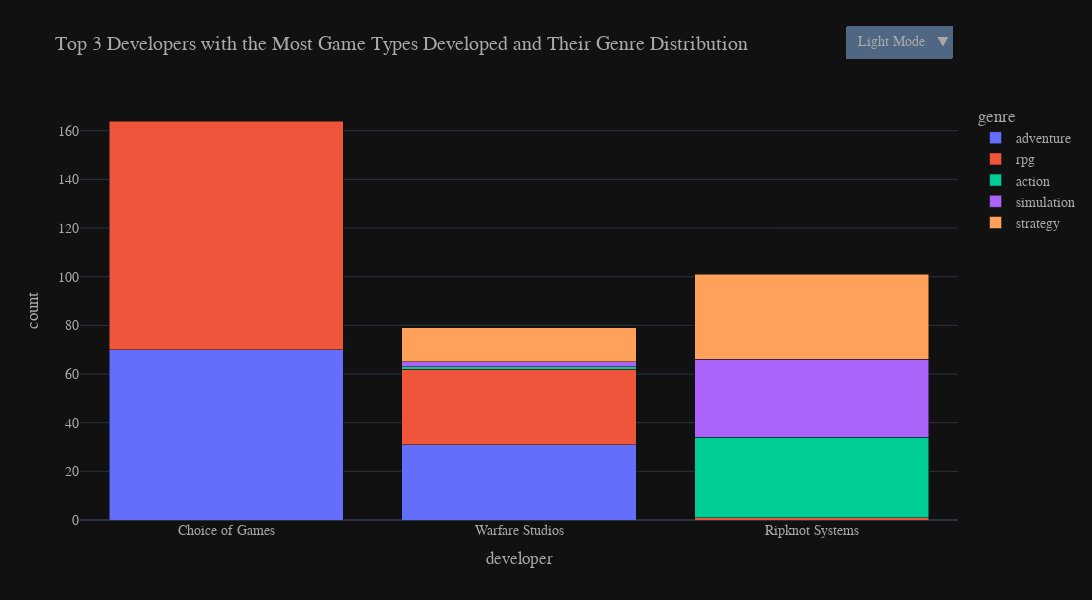

Notebook source saved alongside this figure:
### Markdown cell above
## 6. Which developer(s) have released the most diverse and successful games?

### Code cell
df_devs_genres = df[['developer'] + genres].copy()

# Convert the genre columns to long format
df_devs_genres_long = df_devs_genres.melt(id_vars='developer', value_vars=genres, var_name='genre', value_name='has_genre')

# Filter only the games that have a genre (if 'has_genre' is 1)
df_devs_genres_long = df_devs_genres_long[df_devs_genres_long['has_genre'] == 1]

# Count the number of games per genre for each developer
developer_genre_count = df_devs_genres_long.groupby(['developer', 'genre']).size().reset_index(name='count')

# Select the top 3 developers with the most game types
top_3_developers = developer_genre_count.groupby('developer')['count'].sum().sort_values(ascending=False).head(3)

# Filter for the top 3 developers
top_3_devs_data = developer_genre_count[developer_genre_count['developer'].isin(top_3_developers.index)]

# Create the stacked bar chart
fig = px.bar(
    top_3_devs_data,
    x='developer',
    y='count',
    color='genre',
    title="Top 3 Developers with the Most Game Types Developed and Their Genre Distribution",
    labels={'x': 'Developer', 'y': 'Number of Games per Genre'},
    barmode='stack'  
)

fig.update_layout(
    font=dict(family='Helvetica', size=14, color='rgb(169, 169, 169)'),
    template="plotly_dark",
    height=600,
    width=1300
)

# Light/Dark Mode Button
fig.update_layout(
    updatemenus=[{
        'buttons': [
            {
                'label': 'Light Mode',
                'method': 'relayout',
                'args': ['template', 'plotly_white'],  
            },
            {
                'label': 'Dark Mode',
                'method': 'relayout',
                'args': ['template', 'plotly_dark'],  
            }
        ],
        'direction': 'down',  
        'showactive': True,
        'x': 1,  
        'xanchor': 'right',  
        'y': 1.2,  
        'yanchor': 'top',  
        'pad': {'r': 5, 't': 10},  
    }]
)
fig.show()

### Figure 1 — Plotly figure (JSON) as saved in the notebook; plotly's stock layout.template omitted (floating-point values rounded to 4 significant figures)
{"data": [{"alignmentgroup": "True", "hovertemplate": "genre=adventure<br>developer=%{x}<br>count=%{y}<extra></extra>", "legendgroup": "adventure", "marker": {"color": "#636efa", "pattern": {"shape": ""}}, "name": "adventure", "offsetgroup": "adventure", "orientation": "v", "showlegend": true, "textposition": "auto", "type": "bar", "x": ["Choice of Games", "Warfare Studios"], "xaxis": "x", "y": [70, 31], "yaxis": "y"}, {"alignmentgroup": "True", "hovertemplate": "genre=rpg<br>developer=%{x}<br>count=%{y}<extra></extra>", "legendgroup": "rpg", "marker": {"color": "#EF553B", "pattern": {"shape": ""}}, "name": "rpg", "offsetgroup": "rpg", "orientation": "v", "showlegend": true, "textposition": "auto", "type": "bar", "x": ["Choice of Games", "Ripknot Systems", "Warfare Studios"], "xaxis": "x", "y": [94, 1, 31], "yaxis": "y"}, {"alignmentgroup": "True", "hovertemplate": "genre=action<br>developer=%{x}<br>count=%{y}<extra></extra>", "legendgroup": "action", "marker": {"color": "#00cc96", "pattern": {"shape": ""}}, "name": "action", "offsetgroup": "action", "orientation": "v", "showlegend": true, "textposition": "auto", "type": "bar", "x": ["Ripknot Systems", "Warfare Studios"], "xaxis": "x", "y": [33, 1], "yaxis": "y"}, {"alignmentgroup": "True", "hovertemplate": "genre=simulation<br>developer=%{x}<br>count=%{y}<extra></extra>", "legendgroup": "simulation", "marker": {"color": "#ab63fa", "pattern": {"shape": ""}}, "name": "simulation", "offsetgroup": "simulation", "orientation": "v", "showlegend": true, "textposition": "auto", "type": "bar", "x": ["Ripknot Systems", "Warfare Studios"], "xaxis": "x", "y": [32, 2], "yaxis": "y"}, {"alignmentgroup": "True", "hovertemplate": "genre=strategy<br>developer=%{x}<br>count=%{y}<extra></extra>", "legendgroup": "strategy", "marker": {"color": "#FFA15A", "pattern": {"shape": ""}}, "name": "strategy", "offsetgroup": "strategy", "orientation": "v", "showlegend": true, "textposition": "auto", "type": "bar", "x": ["Ripknot Systems", "Warfare Studios"], "xaxis": "x", "y": [35, 14], "yaxis": "y"}], "layout": {"barmode": "stack", "font": {"color": "rgb(169, 169, 169)", "family": "Helvetica", "size": 14}, "height": 600, "legend": {"title": {"text": "genre"}, "tracegroupgap": 0}, "title": {"text": "Top 3 Developers with the Most Game Types Developed and Their Genre Distribution"}, "updatemenus": [{"buttons": [{"args": ["template", "plotly_white"], "label": "Light Mode", "method": "relayout"}, {"args": ["template", "plotly_dark"], "label": "Dark Mode", "method": "relayout"}], "direction": "down", "pad": {"r": 5, "t": 10}, "showactive": true, "x": 1, "xanchor": "right", "y": 1.2, "yanchor": "top"}], "width": 1300, "xaxis": {"anchor": "y", "domain": [0, 1], "title": {"text": "developer"}}, "yaxis": {"anchor": "x", "domain": [0, 1], "title": {"text": "count"}}}}
